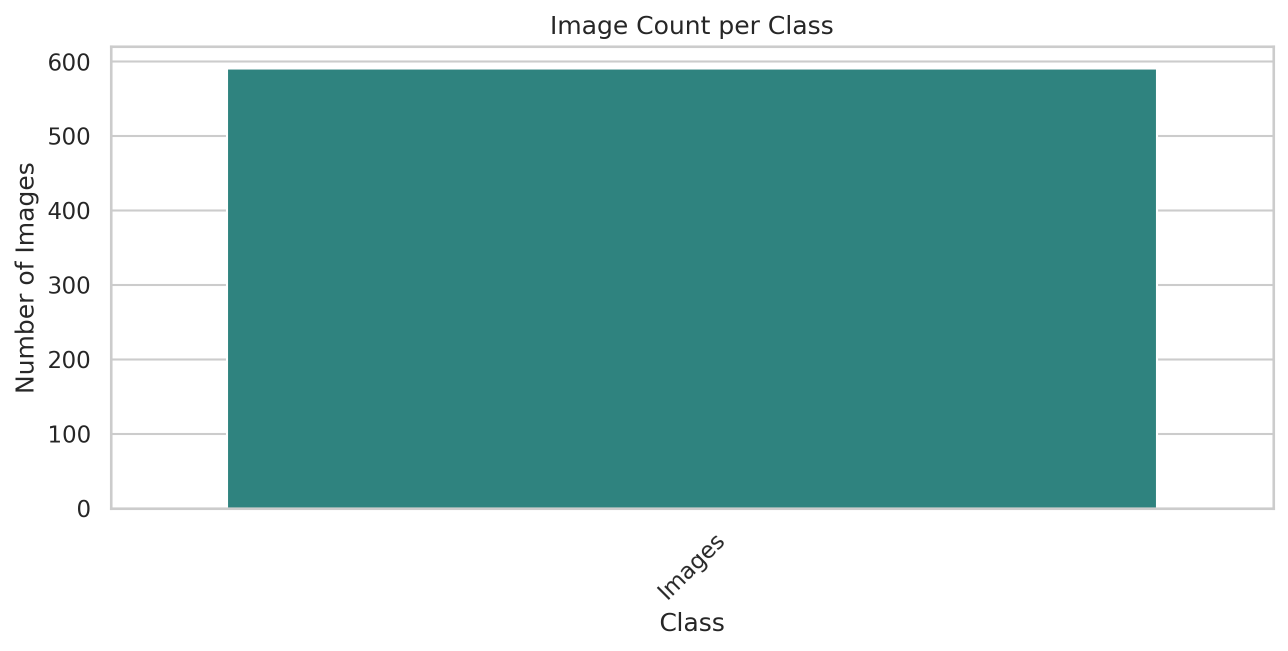
#> input picture report/figures/class_distribution.png, 2576 x 1301 px, given as the content of the folder -image-search/data/data/MSRC_ObjCategImageDatabase_v2/Images, which was not available (shown at 1/2 size)
$ jupyter execute --allow-errors eda_visualizations.ipynb   (text cells are left out)
#> lines starting #> are read from the running program, lines starting #| are printed output that depends on the picture; pictures that were not available may be replaced by others from this repository, and a replacement may not be noted
[cell 1]
# Importing Libs
import cv2
import numpy as np
import matplotlib.pyplot as plt
import seaborn as sns
from pathlib import Path
from tqdm import tqdm
import pandas as pd
from datetime import datetime
import plotly.express as px
import pandas as pd
from pathlib import Path
# Pretty plots
sns.set(style="whitegrid")

DATA_DIR = Path("/home/sally/Desktop/Desktop/coursework/computervision/visual-image-search/data/data/MSRC_ObjCategImageDatabase_v2/Images")
## Using assert to write a test case for it the path exist
#> (the rest of this cell did not finish here and is left out)

[cell 2]
### Load Image Paths and Basic Overview

def get_all_images(root: Path):
    return [p for p in root.rglob("*") if p.suffix.lower() in {".jpg", ".jpeg", ".png", ".bmp"}]

paths = get_all_images(DATA_DIR)
print(f"** Total images found: {len(paths)}")

# Infer class names from folder structure
classes = [p.parent.name for p in paths]
unique_classes = sorted(set(classes))
print(f" ** Classes detected ({len(unique_classes)}): {unique_classes}")

[cell 3]
### Class Distribution (Bar Chart)

counts = {c: classes.count(c) for c in unique_classes}
plt.figure(figsize=(10, 4))
sns.barplot(x=list(counts.keys()), y=list(counts.values()), palette="viridis",legend=False)
plt.xticks(rotation=45)
plt.title("Image Count per Class")
plt.xlabel("Class")
plt.ylabel("Number of Images")
plt.show()
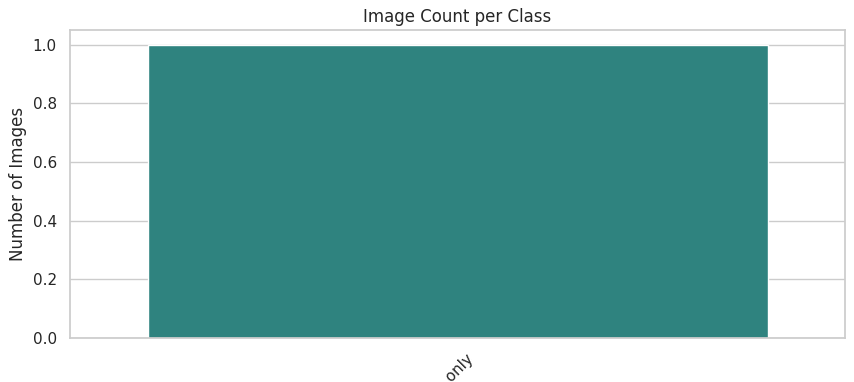
#> figure drawn by matplotlib, 1 panel

[cell 4]
### Image Size Distribution

widths, heights = [], []
for p in tqdm(paths[:500], desc="Computing sizes (sample)"):
    img = cv2.imread(str(p))
#> img is the input picture: shape (1301, 2576, 3); mean B, G, R 190.9, 192.8, 152.1
    if img is None: continue
    h, w = img.shape[:2]
#> h = 1301; w = 2576
    widths.append(w)
    heights.append(h)

print(f"Average Width × Height: {np.mean(widths):.1f} × {np.mean(heights):.1f}")
#| Average Width × Height: 2576.0 × 1301.0
plt.figure(figsize=(8, 4))
sns.histplot(widths, bins=30, color="skyblue", label="width")
sns.histplot(heights, bins=30, color="salmon", label="height")
plt.legend()
plt.title("Distribution of Image Dimensions")
plt.show()
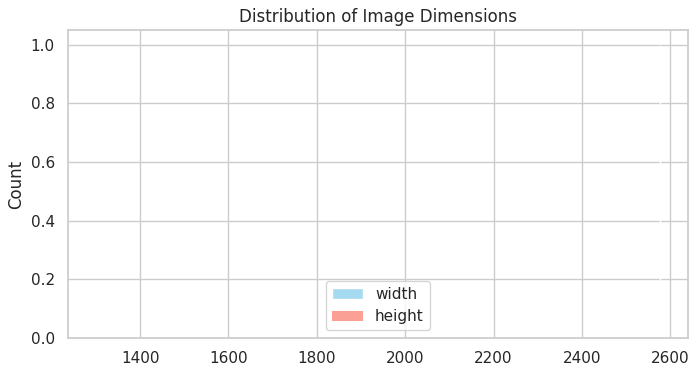
#> figure drawn by matplotlib, 1 panel; tallest bar 1 high, from x = 2576 to 2576; tallest bar 1 high, from x = 1301 to 1301

[cell 5]
### Colour Statistics (Mean RGB values across random sample data)

means, stds = [], []
sample_paths = np.random.choice(paths, size=min(200, len(paths)), replace=False)
for p in tqdm(sample_paths, desc="Sampling for colour stats"):
    img = cv2.imread(str(p))
    if img is None: continue
    img = cv2.cvtColor(img, cv2.COLOR_BGR2RGB)
    means.append(np.mean(img, axis=(0, 1)))
    stds.append(np.std(img, axis=(0, 1)))

means = np.array(means)
#> means = [[152.1, 192.8, 190.9]]
plt.figure(figsize=(8, 4))
sns.boxplot(data=means, orient="h", palette="Set2")
plt.xlabel("Pixel Intensity")
plt.yticks([0, 1, 2], ["Red", "Green", "Blue"])
plt.title("Mean RGB Value Distribution (Sample of Images)")
plt.show()
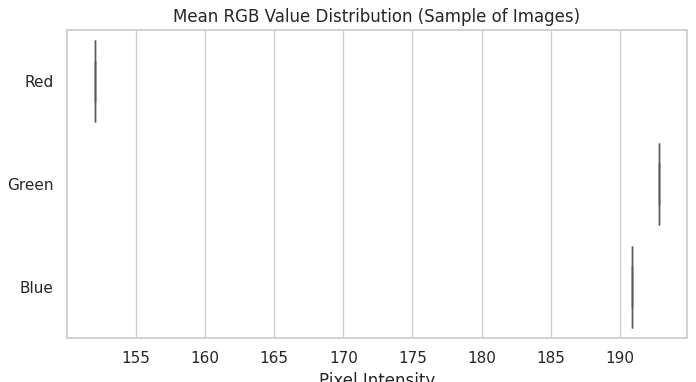
#> figure drawn by matplotlib, 1 panel

[cell 6]
### Random Image Grid (Visual Inspection) for the Image Dataset

import random

plt.figure(figsize=(12, 8))
#> (the rest of this cell did not finish here and is left out)

[cell 7]
###  Average Image per Class

def average_image_per_class(root: Path, class_name: str, n_max=50):
#> called with class_name = '_only', n_max = 50
    imgs = list((root / class_name).rglob("*.[jp][pn]g"))
    imgs = imgs[:n_max]
    acc = []
    for p in imgs:
        img = cv2.imread(str(p))
        if img is None: continue
        img = cv2.resize(img, (64, 64))
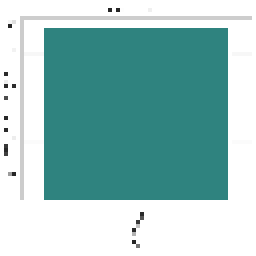
#> img: shape (64, 64, 3) (shown 4 times larger); mean B, G, R 190.9, 192.8, 152.2
        acc.append(img.astype(np.float32))
    if not acc: return None
    avg = np.mean(acc, axis=0).astype(np.uint8)
    return cv2.cvtColor(avg, cv2.COLOR_BGR2RGB)


cols = 5
plt.figure(figsize=(12, 6))
for i, cls in enumerate(unique_classes[:cols * 2]):
    avg_img = average_image_per_class(DATA_DIR, cls)
    if avg_img is None: continue
    plt.subplot(2, cols, i + 1)
    plt.imshow(avg_img)
    plt.axis("off")
    plt.title(cls)
plt.suptitle("Average Colour per Class (approx.)", fontsize=14)
plt.show()

[cell 8]
### Exporting EDA Figures and Summary Table
#


FIG_DIR = Path("../report/figures")
FIG_DIR.mkdir(parents=True, exist_ok=True)


# -- Save Figures -------------------------------------------------------------
def save_current_figure(name: str):
    path = FIG_DIR / f"{name}.png"
    plt.savefig(path, bbox_inches="tight", dpi=300)
    print(f"** Saved figure: {path.name}")


# Previous Plots
plt.figure(figsize=(10, 4))
sns.barplot(x=list(counts.keys()), y=list(counts.values()), palette="viridis")
plt.xticks(rotation=45)
plt.title("Image Count per Class")
plt.xlabel("Class")
plt.ylabel("Number of Images")
save_current_figure("class_distribution")
plt.close()

plt.figure(figsize=(8, 4))
sns.histplot(widths, bins=30, color="skyblue", label="width")
sns.histplot(heights, bins=30, color="salmon", label="height")
plt.legend()
plt.title("Image Dimension Distribution")
save_current_figure("image_dimensions")
plt.close()

plt.figure(figsize=(8, 4))
sns.boxplot(data=means, orient="h", palette="Set2")
plt.xlabel("Pixel Intensity")
plt.yticks([0, 1, 2], ["Red", "Green", "Blue"])
plt.title("Mean RGB Value Distribution (Sample of Images)")
save_current_figure("rgb_distribution")
plt.close()

###  Summary Table Creation

summary = []
for cls in unique_classes:
    cls_paths = [p for p in paths if p.parent.name == cls]
    # compute average image size for this class
    sizes = []
    for p in cls_paths[:50]:
        img = cv2.imread(str(p))
        if img is None: continue
        h, w = img.shape[:2]
        sizes.append((w, h))
    if not sizes: continue
    avg_w, avg_h = np.mean(sizes, axis=0)
#> avg_w = 2576; avg_h = 1301
    summary.append({
        "Class": cls,
        "Num_Images": len(cls_paths),
        "Avg_Width": round(avg_w, 1),
        "Avg_Height": round(avg_h, 1)
    })

df_summary = pd.DataFrame(summary).sort_values("Num_Images", ascending=False)
#> df_summary = table of 1 rows and 4 columns
df_summary.reset_index(drop=True, inplace=True)
df_summary.head()

# Save to CSV for report tables
csv_path = Path("../report/dataset_summary.csv")
df_summary.to_csv(csv_path, index=False)
print(f"** Saved dataset summary to {csv_path}")

# Timestamp metadata
with open(FIG_DIR / "eda_log.txt", "w") as f:
    f.write(f"EDA run completed: {datetime.now()}\n")
    f.write(f"Total images: {len(paths)}\nClasses: {len(unique_classes)}\n")
    f.write("Exported figures:\n")
    for name in ["class_distribution", "image_dimensions", "rgb_distribution"]:
        f.write(f" - {name}.png\n")
print("** EDA figures and log saved successfully.")

[cell 9]
## PCA Visualization of Image Appearance
#
# Reduce sampled images into 2D using PCA on colour features.
# Each point = one image; colour indicates its class.


from sklearn.decomposition import PCA
import random

sample_size = min(300, len(paths))
sample_paths = random.sample(paths, sample_size)

features, labels = [], []
for p in tqdm(sample_paths, desc="Extracting mean RGB features"):
    img = cv2.imread(str(p))
    if img is None: continue
    img = cv2.cvtColor(img, cv2.COLOR_BGR2RGB)
    img_small = cv2.resize(img, (64, 64))  # reduce dimensionality
    features.append(img_small.flatten())  # vectorize
    labels.append(p.parent.name)

features = np.array(features)
print(f"Feature matrix shape: {features.shape}")
#| Feature matrix shape: (1, 12288)

pca = PCA(n_components=3, random_state=42)
#> (the rest of this cell did not finish here and is left out)

[cell 10]
### PCA Visualization of Image Appearance
#
# Reduce sampled images into 2D using PCA on colour features.
# Each point = one image; colour indicates its class.
#
#
# - Tight, distinct clusters → colour/texture differences dominate.
# - Overlapping clusters → likely need shape or texture descriptors.

from sklearn.decomposition import PCA
import random
import pandas as pd

sample_size = min(300, len(paths))
sample_paths = random.sample(paths, sample_size)

features, labels = [], []
for p in tqdm(sample_paths, desc="Extracting mean RGB features"):
    img = cv2.imread(str(p))
    if img is None:
        continue
    img = cv2.cvtColor(img, cv2.COLOR_BGR2RGB)
    img_small = cv2.resize(img, (64, 64))  # reduce dimensionality
    features.append(img_small.flatten())  # vectorize
    labels.append(p.parent.name)

features = np.array(features)
print(f"Feature matrix shape: {features.shape}")
#| Feature matrix shape: (1, 12288)
